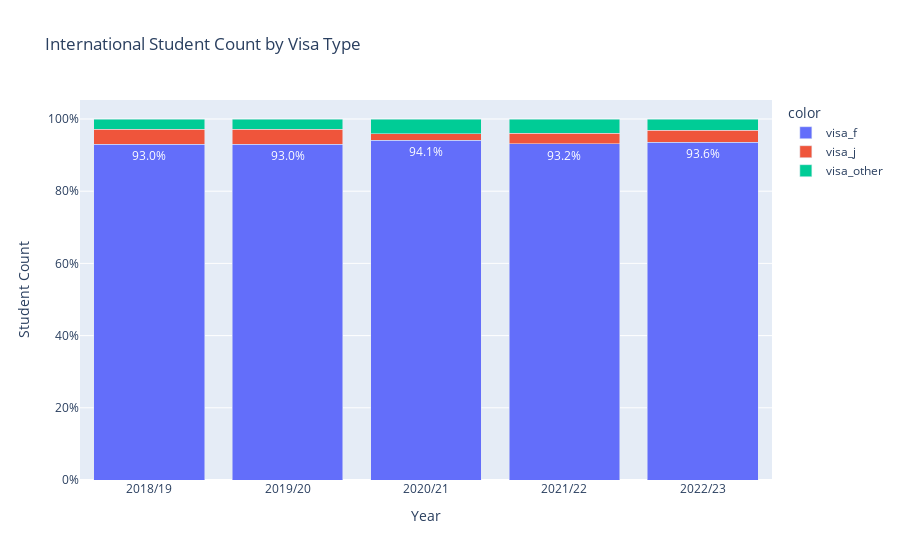

This figure's notebook cell:
### Code cell
import plotly.express as px

viz_df = (
    joined_df
    .melt(
        id_vars=['academic_year', 'students'],
        value_vars=cs.contains('visa'),
        variable_name='visa_type',
        value_name='count'
    )
    .with_columns(
        (pl.col('count') / pl.col('students')).alias('percent_of_total')
    )
)

fig = px.bar(
    x=viz_df['academic_year'], 
    y=viz_df['percent_of_total'], 
    color=viz_df['visa_type'], 
    barmode = 'stack',
    text_auto='.1%',
    title='International Student Count by Visa Type',
    labels={
        'x': 'Year',
        'y': 'Student Count'
    },
)

fig.update_layout(
    autosize=True,
    uniformtext_minsize=10, 
    uniformtext_mode='hide',
    yaxis_tickformat = '0%'
)

fig.update_traces(textposition='inside')

fig.show()

### Figure 1 — Plotly figure (JSON) as saved in the notebook; plotly's stock layout.template omitted (floating-point values rounded to 4 significant figures)
{"data": [{"alignmentgroup": "True", "hovertemplate": "color=visa_f<br>Year=%{x}<br>Student Count=%{y}<extra></extra>", "legendgroup": "visa_f", "marker": {"color": "#636efa", "pattern": {"shape": ""}}, "name": "visa_f", "offsetgroup": "visa_f", "orientation": "v", "showlegend": true, "textposition": "inside", "texttemplate": "%{y:.1%}", "type": "bar", "x": ["2018/19", "2019/20", "2020/21", "2021/22", "2022/23"], "xaxis": "x", "y": [0.93, 0.93, 0.941, 0.932, 0.936], "yaxis": "y"}, {"alignmentgroup": "True", "hovertemplate": "color=visa_j<br>Year=%{x}<br>Student Count=%{y}<extra></extra>", "legendgroup": "visa_j", "marker": {"color": "#EF553B", "pattern": {"shape": ""}}, "name": "visa_j", "offsetgroup": "visa_j", "orientation": "v", "showlegend": true, "textposition": "inside", "texttemplate": "%{y:.1%}", "type": "bar", "x": ["2018/19", "2019/20", "2020/21", "2021/22", "2022/23"], "xaxis": "x", "y": [0.041, 0.041, 0.018, 0.029, 0.033], "yaxis": "y"}, {"alignmentgroup": "True", "hovertemplate": "color=visa_other<br>Year=%{x}<br>Student Count=%{y}<extra></extra>", "legendgroup": "visa_other", "marker": {"color": "#00cc96", "pattern": {"shape": ""}}, "name": "visa_other", "offsetgroup": "visa_other", "orientation": "v", "showlegend": true, "textposition": "inside", "texttemplate": "%{y:.1%}", "type": "bar", "x": ["2018/19", "2019/20", "2020/21", "2021/22", "2022/23"], "xaxis": "x", "y": [0.029, 0.029, 0.041, 0.039, 0.031], "yaxis": "y"}], "layout": {"autosize": true, "barmode": "stack", "legend": {"title": {"text": "color"}, "tracegroupgap": 0}, "title": {"text": "International Student Count by Visa Type"}, "uniformtext": {"minsize": 10, "mode": "hide"}, "xaxis": {"anchor": "y", "domain": [0, 1], "title": {"text": "Year"}}, "yaxis": {"anchor": "x", "domain": [0, 1], "tickformat": "0%", "title": {"text": "Student Count"}}}}
